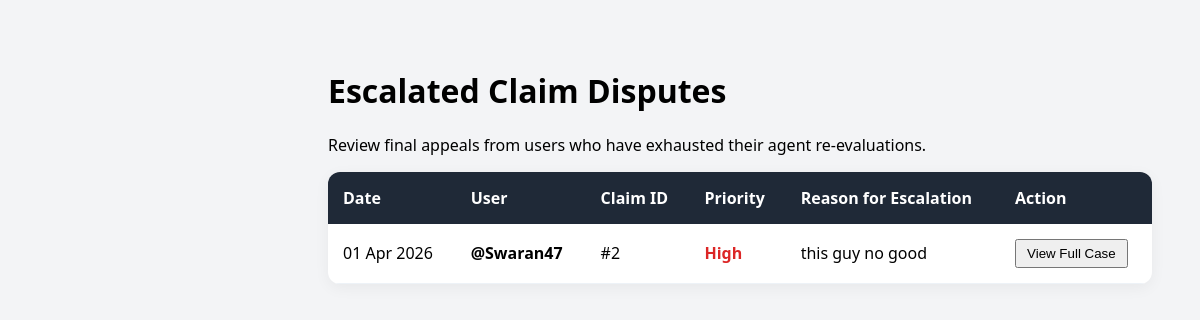
The app's page /admin-complaints/ (signed in), older data.
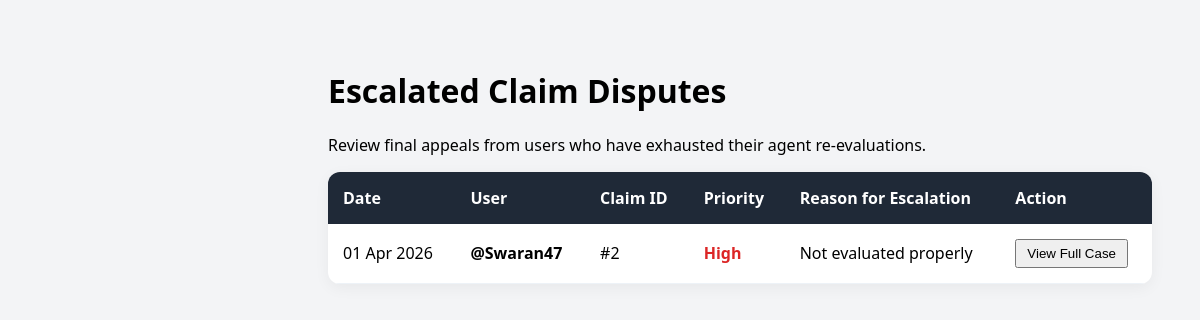
The same page, newer data.
### my_admin/models.py (models this page shows, shortened)
class UserComplaint(models.Model):
    PRIORITY = (('Low', 'Low'), ('Medium', 'Medium'), ('High', 'High'))
    user = models.ForeignKey(User, on_delete=models.CASCADE)
    claim = models.ForeignKey(DamageAnalysis, on_delete=models.SET_NULL, null=True, blank=True)
    subject = models.CharField(max_length=200)
    description = models.TextField()
    priority = models.CharField(max_length=10, choices=PRIORITY, default='Medium')
    is_resolved = models.BooleanField(default=False)
    created_at = models.DateTimeField(auto_now_add=True)

class DamageAnalysis(models.Model):
    user = models.ForeignKey(User, on_delete=models.CASCADE, related_name='client_claims')
    agent = models.ForeignKey(
        User,
        on_delete=models.SET_NULL,
        null=True,
        blank=True,
        related_name='assigned_claims'
    )
    car_details = models.CharField(max_length=100)
    status = models.CharField(max_length=20, default='Pending')  # Pending, Approved, Rejected, Appealed
    damage_level = models.CharField(max_length=20, default='TBD')
    date_analyzed = models.DateTimeField(auto_now_add=True)  # Set once on creation
    updated_at = models.DateTimeField(auto_now=True)  # Updates every time .save() is called
    market_value = models.DecimalField(max_digits=12, decimal_places=2, null=True, blank=True)
    minor_coeff = models.FloatField(null=True, blank=True, default=0.025)
    moderate_coeff = models.FloatField(null=True, blank=True, default=0.05)
    major_coeff = models.FloatField(null=True, blank=True, default=0.1)
    estimated_claim = models.DecimalField(max_digits=12, decimal_places=2, null=True, blank=True)
    agent_comment = models.TextField(null=True, blank=True)
    user_appeal_reason = models.TextField(null=True, blank=True)
    appeal_count = models.IntegerField(default=0)  # Tracks 1st and 2nd re-evaluation requests

### my_admin/views.py (the view)
# urls.py: path('admin-complaints/', views.admin_complaints_view, name='admin_complaints_view'),
@login_required
def admin_complaints_view(request):
    if request.user.userprofile.role != 'Admin':
        return redirect('admin_dashboard')
    complaints = UserComplaint.objects.all().order_by('-created_at')
    return render(request, "AdminComplaints.html", {'complaints': complaints})

### my_admin/templates/AdminComplaints.html (shortened to what this page needs)
<!DOCTYPE html>
<html lang="en">
<head>
    <link rel="stylesheet" href="https://cdnjs.cloudflare.com/ajax/libs/font-awesome/6.4.0/css/all.min.css">
</head>
<body>
    <div class="main">
        <h1>Escalated Claim Disputes</h1>
        <p>Review final appeals from users who have exhausted their agent re-evaluations.</p>
        <table>
            <thead>
                <tr>
                    <th>Date</th>
                    <th>User</th>
                    <th>Claim ID</th>
                    <th>Priority</th>
                    <th>Reason for Escalation</th>
                    <th>Action</th>
                </tr>
            </thead>
            <tbody>
                {% for c in complaints %}
                <tr>
                    <td>{{ c.created_at|date:"d M Y" }}</td>
                    <td><strong>@{{ c.user.username }}</strong></td>
                    <td>#{{ c.claim.id }}</td>
                    <td class="priority-high">{{ c.priority }}</td>
                    <td>{{ c.description|truncatewords:15 }}</td>
                    <td><button style="padding: 5px 10px; cursor:pointer;">View Full Case</button></td>
                </tr>
                {% empty %}
                <tr><td colspan="6" style="text-align:center; padding: 50px;">No escalated disputes found.</td></tr>
                {% endfor %}
            </tbody>
        </table>
    </div>
</body>
</html>

Row changes from the older to the newer data that the page shows:
changed UserComplaint "High": description "this guy no good" → "Not evaluated properly"
